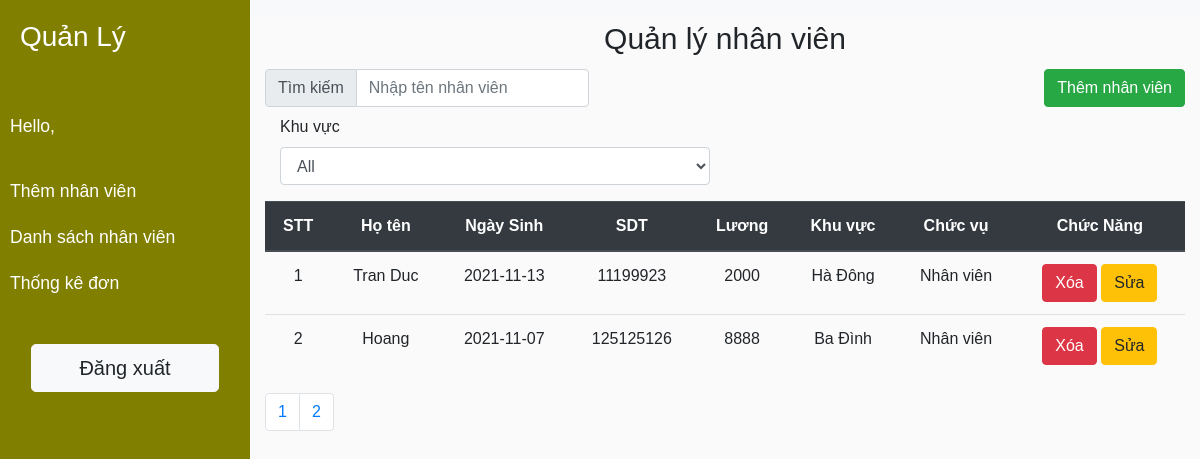
Page /view/dsnhanvien.php?page=2 on the committed database.
### tables this page shows
CREATE TABLE `account` (
  `id` int NOT NULL AUTO_INCREMENT ,
  `tk` varchar(30) DEFAULT NULL,
  `mk` varchar(30) DEFAULT NULL,
  `ten` varchar(100) DEFAULT NULL,
  `dob` date DEFAULT NULL,
  `sdt` varchar(30) DEFAULT NULL,
  `luong` float DEFAULT NULL,
  `chucVu` varchar(30) DEFAULT NULL,
  `ban` varchar(30) DEFAULT NULL,
  `viTri` int(11) DEFAULT NULL,
  PRIMARY KEY (id)
);

### DAO/DBConnection.php (called while the page is built, shortened)
<?php
class DBConnection
{
    private $conn;
    private $host;
    private $user;
    private $password;
    private $dbName;
    function __construct($params = array())
    {
        $this->conn = false;
        $this->host = 'localhost';
        $this->user = 'root';
        $this->password = '';
        $this->dbName = 'nhanvien';
    }
    private function connect()
    {
        if (!$this->conn) {
            try {
                $this->conn = new PDO('mysql:host=' . $this->host . ';dbname=' . $this->dbName . '', $this->user, $this->password, array(PDO::MYSQL_ATTR_INIT_COMMAND => 'SET NAMES utf8'));
            } catch (Exception $e) {
                die('Error : ' . $e->getMessage());
            }
        }
        return $this->conn;
    }
    function disconnect()
    {
        if ($this->conn) {
            $this->conn = null;
        }
    }
    function getAll($query)
    {
        $result = $this->conn->prepare($query);
        $ret = $result->execute();
        $result->setFetchMode(PDO::FETCH_ASSOC);
        $response = $result->fetchAll();
        return $response;
    }
}

### controller/GetEMP.php (called while the page is built, shortened)
<?php
include_once('../DAO/DBConnection.php');
function GetEMP($index)
{
    $dbConnection = new DBConnection();
    $result = $dbConnection->getAll('SELECT * FROM account  where viTri = 2 limit ' . $index . ', 8');
}

### view/dsnhanvien.php (the view, shortened to what this page needs)
<?php
include_once('../controller/GetEMP.php');
$tongnv = $_SESSION['tongnv'][0]['tongnv'];
$user = $_SESSION['user'];
$pages = ceil($tongnv / 8);
$cur_page = 1;
if (isset($_GET['page'])) {
    $cur_page = $_GET['page'];
}
$index =  ($cur_page - 1) * 8;
GetEMP($index);
$dsnhanvien = $_SESSION['dsnhanvien'];
?>
<!DOCTYPE html>
<html lang="en">
<head>
    <link rel="stylesheet" href="https://maxcdn.bootstrapcdn.com/bootstrap/4.4.1/css/bootstrap.min.css">
    <link href="../assets/css/sidebar_style.css" rel="stylesheet" type="text/css" />
</head>
<body>
    <div class="wrapper">
        <nav id="sidebar">
            <div class="sidebar-header">
                <h3>Quản Lý</h3>
            </div>
            <ul class="list-unstyled components">
                <p>Hello, <?= $user['ten'] ?></p>
                <li>
                            <a href="./themnhanvien.php">Thêm nhân viên</a>
                        </li>
                        <li>
                            <a href="./dsnhanvien.php">Danh sách nhân viên</a>
                        </li>
                        <li>
                            <a href="./thongkeluong.php">Thống kê đơn</a>
                        </li>
            </ul>
            <div class="w-100 text-center">
                <button onclick="Logout()" class="btn btn-light btn-lg w-75">Đăng xuất</button>
            </div>
        </nav>
        <div id="content">
            <nav class="navbar navbar-expand-lg navbar-light bg-light">
            </nav>
            <div class="container">
                <div class="panel panel-primary">
                    <div class="panel-heading text-center" style="font-size:30px;">
                        Quản lý nhân viên
                    </div>
                    <div class="form-inline my-2">
                        <div class="input-group">
                            <div class="input-group-prepend">
                                <span class="input-group-text">Tìm kiếm</span>
                            </div>
                            <input type="text" id="search_text" name="search_text" class="form-control" placeholder="Nhập tên nhân viên" />
                        </div>
                        <a href="themnhanvien.php" type="button" class="btn btn-success ml-auto">Thêm nhân viên</a>
                    </div>
                    <div class="form-group col-md-6">
              <label for="chucVu">Khu vực</label>
              <select name="chucVu" id="gioiTinh" class="form-control">
                <option value="All" selected>All</option>
              </select>
            </div>
                    <div class=" panel-body ">
                        <table class=" table table-hover text-center">
                            <thead class="thead-dark">
                                <tr>
                                    <th>STT</th>
                                    <th>Họ tên</th>
                                    <th>Ngày Sinh</th>
                                    <th>SDT</th>
                                    <th>Lương</th>
                                    <th>Khu vực</th>
                                    <th>Chức vụ</th>
                                    <th>Chức Năng</th>
                                </tr>
                            </thead>
                            <tbody id="result">
                                <?php
                                $index = 1;
                                foreach ($dsnhanvien as $nv) {
                                ?>
                                    <tr>
                                        <td><?= $index++ ?></td>
                                        <td><?= $nv['ten'] ?></td>
                                        <td><?= $nv['dob'] ?></td>
                                        <td><?= $nv['sdt'] ?></td>
                                        <td><?= $nv['luong'] ?></td>
                                        <td><?= $nv['chucVu'] ?></td>
                                        <td><?= $nv['ban'] ?></td>
                                        <td>
                                            <button name="Xoa" class="btn btn-danger" onclick="DelEMP(<?= $nv['id'] ?>)">Xóa</button>
                                            <a href="suathongtin.php?id=<?= $nv['id'] ?>" type="button" class="btn btn-warning">Sửa</a>
                                        </td>
                                    </tr>
                                <?php } ?>
                            </tbody>
                        </table>
                    </div>
                    <nav aria-label="Page navigation example">
                        <ul class="pagination">
                            <?php
                            for ($i = 1; $i <= $pages; $i++) {
                                echo '<li  class="page-item"><a class="page-link" href="?page=' . $i . '">' . $i . '</a></li>';
                            }
                            ?>
                        </ul>
                    </nav>
                </div>
            </div>
        </div>
    </div>
</body>
</html>

### assets/css/sidebar_style.css (style rules this page uses)
.wrapper { display: flex; width: 100%; align-items: stretch; justify-content: flex-start; }
#sidebar { min-width: 250px; max-width: 250px; min-height: 100vh; }
#content { width: 100%; }
body { font-family: "Poppins", sans-serif; background: #fafafa; }
p { font-family: "Poppins", sans-serif; font-size: 1.1em; font-weight: 300; line-height: 1.7em; color: #999; }
a, a:hover, a:focus { color: inherit; text-decoration: none; transition: all 0.3s; }
#sidebar { background: #817f00; color: #fff; transition: all 0.3s; }
#sidebar .sidebar-header { padding: 20px; background: #817f00; }
#sidebar ul.components { padding: 20px 0; border-bottom: 1px solid #817f00; }
#sidebar ul p { color: #fff; padding: 10px; }
#sidebar ul li a { padding: 10px; font-size: 1.1em; display: block; }

### rows in the picture
account: ten "Tran Duc", dob "2021-11-13", sdt "11199923", luong "2000", chucVu "Hà Đông", ban "Nhân viên"
account: ten "Hoang", dob "2021-11-07", sdt "125125126", luong "8888", chucVu "Ba Đình", ban "Nhân viên"
